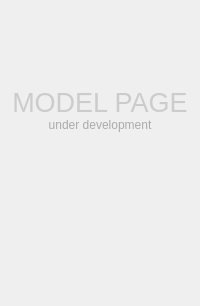
      <widget class="QWidget" name="model_page_widget">
       <layout class="QHBoxLayout" name="horizontalLayout_6">
        <property name="spacing">
         <number>0</number>
        </property>
        <property name="leftMargin">
         <number>0</number>
        </property>
        <property name="topMargin">
         <number>0</number>
        </property>
        <property name="rightMargin">
         <number>0</number>
        </property>
        <property name="bottomMargin">
         <number>0</number>
        </property>
        <item>
         <widget class="QWidget" name="widget_3" native="true">
          <layout class="QVBoxLayout" name="verticalLayout_7" stretch="2,0,0,4">
           <property name="spacing">
            <number>0</number>
           </property>
           <property name="leftMargin">
            <number>0</number>
           </property>
           <property name="topMargin">
            <number>0</number>
           </property>
           <property name="rightMargin">
            <number>0</number>
           </property>
           <property name="bottomMargin">
            <number>0</number>
           </property>
           <item>
            <spacer name="verticalSpacer_7">
             <property name="orientation">
              <enum>Qt::Vertical</enum>
             </property>
             <property name="sizeHint" stdset="0">
              <size>
               <width>20</width>
               <height>86</height>
              </size>
             </property>
            </spacer>
           </item>
           <item>
            <widget class="QLabel" name="label_5">
             <property name="font">
              <font>
               <pointsize>20</pointsize>
              </font>
             </property>
             <property name="styleSheet">
              <string notr="true">color: #ccc</string>
             </property>
             <property name="text">
              <string>MODEL PAGE</string>
             </property>
             <property name="alignment">
              <set>Qt::AlignCenter</set>
             </property>
            </widget>
           </item>
           <item>
            <widget class="QLabel" name="label_6">
             <property name="styleSheet">
              <string notr="true">color: #aaa</string>
             </property>
             <property name="text">
              <string>under development</string>
             </property>
             <property name="alignment">
              <set>Qt::AlignCenter</set>
             </property>
            </widget>
           </item>
           <item>
            <spacer name="verticalSpacer_6">
             <property name="orientation">
              <enum>Qt::Vertical</enum>
             </property>
             <property name="sizeHint" stdset="0">
              <size>
               <width>20</width>
               <height>175</height>
              </size>
             </property>
            </spacer>
           </item>
          </layout>
         </widget>
        </item>
       </layout>
      </widget>
